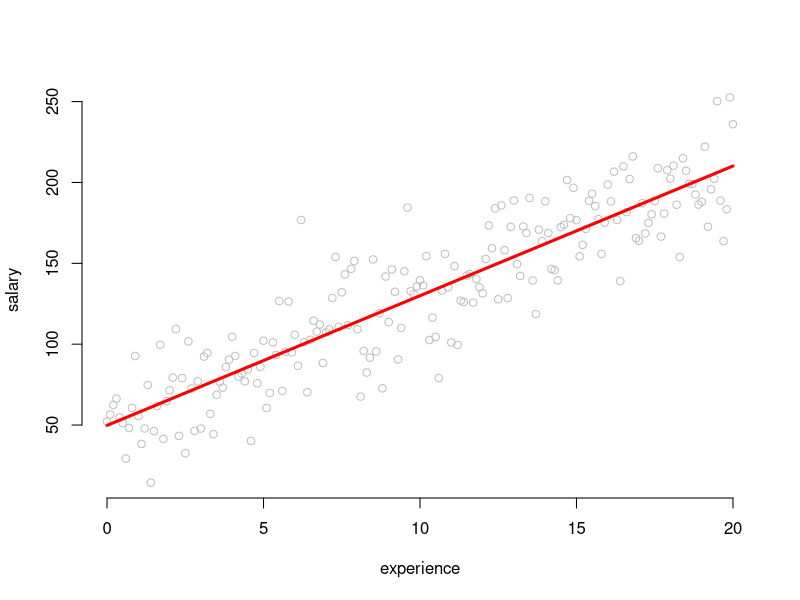
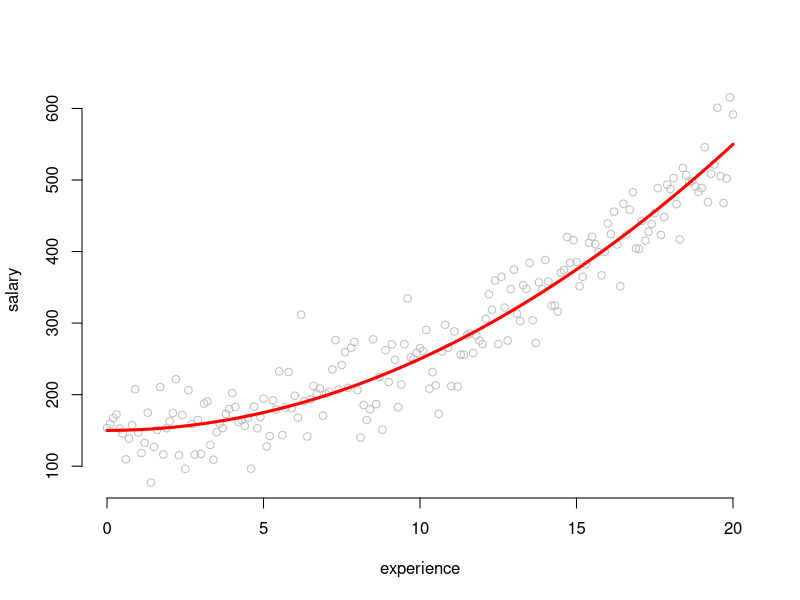
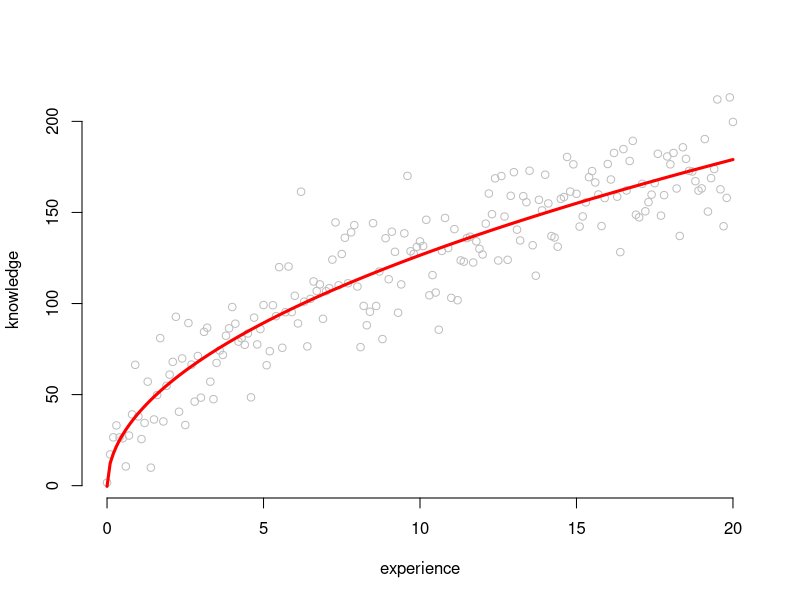
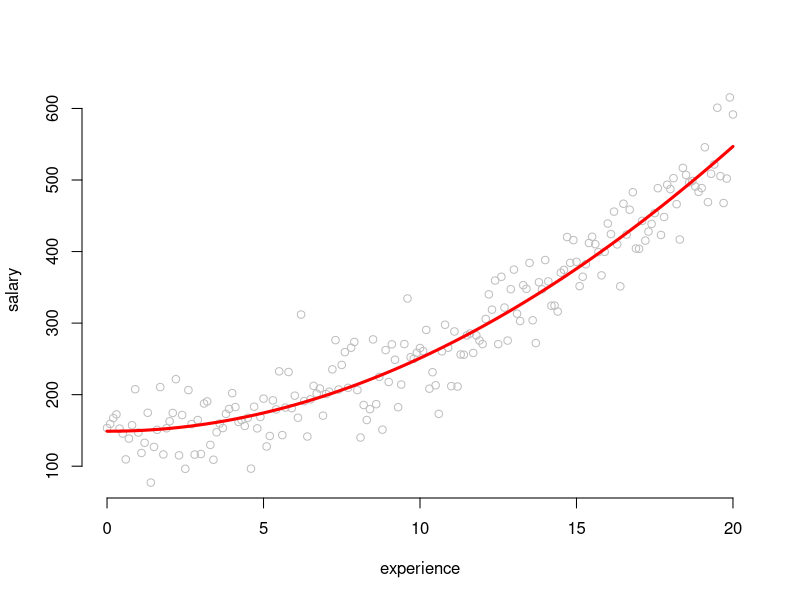

Write R code to recreate these figures, in order.
# Generate variable for experience (in years)
experience <- seq(from=0, to=20, by=0.1)


# Example 1:
# Linear Model with linear function

# Generate random salaries with linear function and add some noise
set.seed(200)
noise <- rnorm(length(experience), mean=0, sd=25)
salary <- 50+8*experience+ noise

# Plot data points
plot(experience, salary,
     bty="n",
     col="grey")

# Estimate model
model_1 <- lm(salary ~ experience)

# Plot fitted values into the graph
lines(experience, fitted(model_1),
      col="red",
      lwd=3)


# Example 2:
# Linear Model with quadratic function

# Generate random salaries with quadratic function and add some noise
set.seed(200)
noise <- rnorm(length(experience), mean=0, sd=40)
salary <- 150+experience^2 + noise

# Plot data points
plot(experience, salary,
     bty="n",
     col="grey")

# First, compute the square values of experience
experience_2 <- experience^2 

# Then add them into your regression
model_2 <- lm(salary ~ experience_2)

# Plot fitted values of model into the graph
lines(experience, fitted(model_2),
      col="red",
      lwd=3)


# Example 3:
# Linear Model with root function

# Generate knowledge with root function and add some noise
set.seed(200)
noise <- rnorm(length(experience), mean=0, sd=20)
knowledge <- 40*sqrt(experience) + noise

# Plot data points
plot(experience, knowledge,
     bty="n",
     col="grey")

# First, compute the square root values of experience
sqrt_experience <- sqrt(experience)

# Then add them into your regression
model_3 <- lm(knowledge ~ sqrt_experience)

# Plot fitted values of model into the graph
lines(experience, fitted(model_3),
      col="red",
      lwd=3)


# Example 4:
# Linear Model with polynomial function

# Generate salaries with polynomial function and add some noise
set.seed(200)
noise <- rnorm(length(experience), mean=0, sd=15)
random_points <- 100+0.1* (experience-10)^3 + noise

# Plot data points
plot(experience, salary,
     bty="n",
     col="grey")

# First, compute polynomials
experience_2 <- experience^2
experience_3 <- experience^3

# Then add them into your regression
model_4 <- lm(salary ~ experience + experience_2 + experience_3)

# Plot fitted values of model into the graph
lines(experience, fitted(model_4),
      col="red",
      lwd=3)